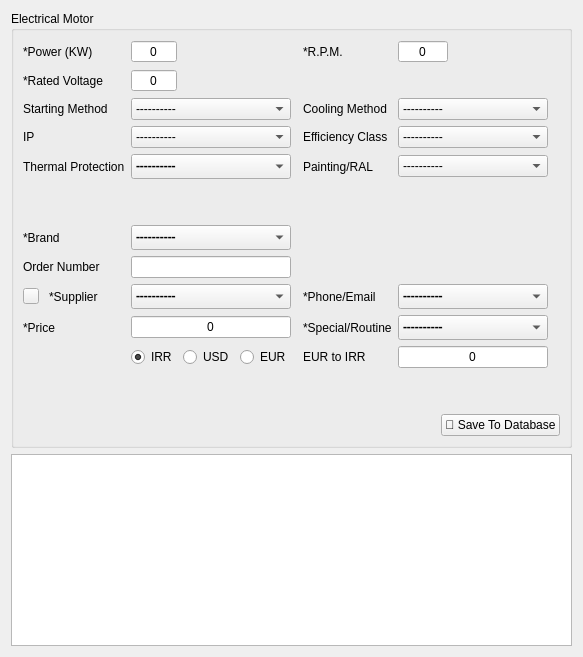
      <widget class="QWidget" name="electrica_motor">
       <layout class="QGridLayout" name="gridLayout">
        <item row="1" column="0">
         <widget class="QListWidget" name="motor_list"/>
        </item>
        <item row="0" column="0">
         <widget class="QGroupBox" name="motor_gp_box">
          <property name="maximumSize">
           <size>
            <width>16777215</width>
            <height>16777215</height>
           </size>
          </property>
          <property name="title">
           <string>Electrical Motor</string>
          </property>
          <layout class="QGridLayout" name="gridLayout_5">
           <item row="20" column="6">
            <widget class="QLabel" name="label_65">
             <property name="text">
              <string>*Special/Routine</string>
             </property>
            </widget>
           </item>
           <item row="17" column="7">
            <widget class="QComboBox" name="motor_phone_email">
             <property name="minimumSize">
              <size>
               <width>150</width>
               <height>0</height>
              </size>
             </property>
             <property name="maximumSize">
              <size>
               <width>150</width>
               <height>16777215</height>
              </size>
             </property>
             <property name="font">
              <font>
               <family>Calibri</family>
               <pointsize>10</pointsize>
               <weight>75</weight>
               <bold>true</bold>
              </font>
             </property>
             <item>
              <property name="text">
               <string>----------</string>
              </property>
             </item>
             <item>
              <property name="text">
               <string>By Phone</string>
              </property>
             </item>
             <item>
              <property name="text">
               <string>By Email</string>
              </property>
             </item>
            </widget>
           </item>
           <item row="4" column="0" colspan="2">
            <widget class="QLabel" name="label_13">
             <property name="text">
              <string>Starting Method</string>
             </property>
            </widget>
           </item>
           <item row="17" column="0">
            <widget class="QPushButton" name="motor_add_vendor_btn">
             <property name="maximumSize">
              <size>
               <width>16</width>
               <height>16</height>
              </size>
             </property>
             <property name="text">
              <string/>
             </property>
             <property name="icon">
              <iconset>
               <normaloff>../assets/plus.png</normaloff>../assets/plus.png</iconset>
             </property>
            </widget>
           </item>
           <item row="6" column="6">
            <widget class="QLabel" name="label_22">
             <property name="text">
              <string>Efficiency Class</string>
             </property>
            </widget>
           </item>
           <item row="1" column="2">
            <widget class="QSpinBox" name="motor_power">
             <property name="maximumSize">
              <size>
               <width>50</width>
               <height>16777215</height>
              </size>
             </property>
             <property name="alignment">
              <set>Qt::AlignCenter</set>
             </property>
             <property name="buttonSymbols">
              <enum>QAbstractSpinBox::NoButtons</enum>
             </property>
             <property name="maximum">
              <number>999</number>
             </property>
            </widget>
           </item>
           <item row="17" column="6">
            <widget class="QLabel" name="label_64">
             <property name="text">
              <string>*Phone/Email</string>
             </property>
            </widget>
           </item>
           <item row="6" column="0" colspan="2">
            <widget class="QLabel" name="label_21">
             <property name="text">
              <string>IP</string>
             </property>
            </widget>
           </item>
           <item row="4" column="6">
            <widget class="QLabel" name="label_20">
             <property name="text">
              <string>Cooling Method</string>
             </property>
            </widget>
           </item>
           <item row="20" column="0" colspan="2">
            <widget class="QLabel" name="label_6">
             <property name="text">
              <string>*Price</string>
             </property>
            </widget>
           </item>
           <item row="24" column="0">
            <spacer name="verticalSpacer_4">
             <property name="orientation">
              <enum>Qt::Vertical</enum>
             </property>
             <property name="sizeHint" stdset="0">
              <size>
               <width>20</width>
               <height>40</height>
              </size>
             </property>
            </spacer>
           </item>
           <item row="8" column="7">
            <widget class="QComboBox" name="motor_paiting_ral">
             <property name="minimumSize">
              <size>
               <width>150</width>
               <height>0</height>
              </size>
             </property>
             <property name="maximumSize">
              <size>
               <width>150</width>
               <height>16777215</height>
              </size>
             </property>
             <item>
              <property name="text">
               <string>----------</string>
              </property>
             </item>
             <item>
              <property name="text">
               <string>7032</string>
              </property>
             </item>
             <item>
              <property name="text">
               <string>7030</string>
              </property>
             </item>
            </widget>
           </item>
           <item row="4" column="7">
            <widget class="QComboBox" name="motor_cooling_method">
             <property name="minimumSize">
              <size>
               <width>150</width>
               <height>0</height>
              </size>
             </property>
             <property name="maximumSize">
              <size>
               <width>150</width>
               <height>16777215</height>
              </size>
             </property>
             <item>
              <property name="text">
               <string>----------</string>
              </property>
             </item>
             <item>
              <property name="text">
               <string>Acc To IEC</string>
              </property>
             </item>
             <item>
              <property name="text">
               <string>IC411</string>
              </property>
             </item>
             <item>
              <property name="text">
               <string>IC616</string>
              </property>
             </item>
            </widget>
           </item>
           <item row="17" column="1">
            <widget class="QLabel" name="label_10">
             <property name="text">
              <string>*Supplier</string>
             </property>
            </widget>
           </item>
           <item row="3" column="0" colspan="2">
            <widget class="QLabel" name="label_23">
             <property name="text">
              <string>*Rated Voltage</string>
             </property>
            </widget>
           </item>
           <item row="8" column="6">
            <widget class="QLabel" name="label_24">
             <property name="text">
              <string>Painting/RAL</string>
             </property>
            </widget>
           </item>
           <item row="1" column="6">
            <widget class="QLabel" name="label_12">
             <property name="text">
              <string>*R.P.M.</string>
             </property>
            </widget>
           </item>
           <item row="1" column="7">
            <widget class="QSpinBox" name="motor_rpm">
             <property name="maximumSize">
              <size>
               <width>50</width>
               <height>16777215</height>
              </size>
             </property>
             <property name="alignment">
              <set>Qt::AlignCenter</set>
             </property>
             <property name="buttonSymbols">
              <enum>QAbstractSpinBox::NoButtons</enum>
             </property>
             <property name="maximum">
              <number>9999</number>
             </property>
            </widget>
           </item>
           <item row="14" column="0" colspan="2">
            <widget class="QLabel" name="label_11">
             <property name="text">
              <string>*Brand</string>
             </property>
            </widget>
           </item>
           <item row="1" column="0" colspan="2">
            <widget class="QLabel" name="label_5">
             <property name="text">
              <string>*Power (KW)</string>
             </property>
            </widget>
           </item>
           <item row="25" column="0" colspan="10" alignment="Qt::AlignRight">
            <widget class="QPushButton" name="motor_save_btn">
             <property name="maximumSize">
              <size>
               <width>150</width>
               <height>16777215</height>
              </size>
             </property>
             <property name="text">
              <string>💾 Save To Database</string>
             </property>
            </widget>
           </item>
           <item row="6" column="7">
            <widget class="QComboBox" name="motor_efficiency_class">
             <property name="minimumSize">
              <size>
               <width>150</width>
               <height>0</height>
              </size>
             </property>
             <property name="maximumSize">
              <size>
               <width>150</width>
               <height>16777215</height>
              </size>
             </property>
             <item>
              <property name="text">
               <string>----------</string>
              </property>
             </item>
             <item>
              <property name="text">
               <string>IE1</string>
              </property>
             </item>
             <item>
              <property name="text">
               <string>IE2</string>
              </property>
             </item>
             <item>
              <property name="text">
               <string>IE3</string>
              </property>
             </item>
             <item>
              <property name="text">
               <string>IE4</string>
              </property>
             </item>
            </widget>
           </item>
           <item row="8" column="0" colspan="2">
            <widget class="QLabel" name="label_25">
             <property name="text">
              <string>Thermal Protection</string>
             </property>
            </widget>
           </item>
           <item row="20" column="7">
            <widget class="QComboBox" name="motor_special_routine">
             <property name="minimumSize">
              <size>
               <width>150</width>
               <height>0</height>
              </size>
             </property>
             <property name="maximumSize">
              <size>
               <width>150</width>
               <height>16777215</height>
              </size>
             </property>
             <property name="font">
              <font>
               <family>Calibri</family>
               <pointsize>10</pointsize>
               <weight>75</weight>
               <bold>true</bold>
              </font>
             </property>
             <item>
              <property name="text">
               <string>----------</string>
              </property>
             </item>
             <item>
              <property name="text">
               <string>Special</string>
              </property>
             </item>
             <item>
              <property name="text">
               <string>Routine</string>
              </property>
             </item>
            </widget>
           </item>
           <item row="21" column="2">
            <widget class="QRadioButton" name="motor_irr">
             <property name="text">
              <string>IRR</string>
             </property>
             <property name="checked">
              <bool>true</bool>
             </property>
             <attribute name="buttonGroup">
              <string notr="true">motor_currency</string>
             </attribute>
            </widget>
           </item>
           <item row="21" column="3">
            <widget class="QRadioButton" name="motor_usd">
             <property name="text">
              <string>USD</string>
             </property>
             <attribute name="buttonGroup">
              <string notr="true">motor_currency</string>
             </attribute>
            </widget>
           </item>
           <item row="13" column="2">
            <spacer name="verticalSpacer_11">
             <property name="orientation">
              <enum>Qt::Vertical</enum>
             </property>
             <property name="sizeType">
              <enum>QSizePolicy::Minimum</enum>
             </property>
             <property name="sizeHint" stdset="0">
              <size>
               <width>20</width>
               <height>40</height>
              </size>
             </property>
            </spacer>
           </item>
           <item row="15" column="0" colspan="2">
            <widget class="QLabel" name="label_4">
             <property name="text">
              <string>Order Number</string>
             </property>
            </widget>
           </item>
           <item row="21" column="4">
            <widget class="QRadioButton" name="motor_eur">
             <property name="text">
              <string>EUR</string>
             </property>
             <attribute name="buttonGroup">
              <string notr="true">motor_currency</string>
             </attribute>
            </widget>
           </item>
           <item row="3" column="2">
            <widget class="QSpinBox" name="motor_voltage">
             <property name="maximumSize">
              <size>
               <width>50</width>
               <height>16777215</height>
              </size>
             </property>
             <property name="alignment">
              <set>Qt::AlignCenter</set>
             </property>
             <property name="buttonSymbols">
              <enum>QAbstractSpinBox::NoButtons</enum>
             </property>
             <property name="maximum">
              <number>9999</number>
             </property>
            </widget>
           </item>
           <item row="17" column="2" colspan="3">
            <widget class="QComboBox" name="motor_supplier">
             <property name="minimumSize">
              <size>
               <width>0</width>
               <height>0</height>
              </size>
             </property>
             <property name="maximumSize">
              <size>
               <width>16777215</width>
               <height>16777215</height>
              </size>
             </property>
             <property name="font">
              <font>
               <family>Calibri</family>
               <pointsize>10</pointsize>
               <weight>75</weight>
               <bold>true</bold>
              </font>
             </property>
             <item>
              <property name="text">
               <string>----------</string>
              </property>
             </item>
             <item>
              <property name="text">
               <string>Jemco</string>
              </property>
             </item>
             <item>
              <property name="text">
               <string>Roshd Sanaat</string>
              </property>
             </item>
             <item>
              <property name="text">
               <string>Motogen</string>
              </property>
             </item>
             <item>
              <property name="text">
               <string>Electrogen</string>
              </property>
             </item>
             <item>
              <property name="text">
               <string>Siemens</string>
              </property>
             </item>
             <item>
              <property name="text">
               <string>ABB</string>
              </property>
             </item>
             <item>
              <property name="text">
               <string>VEM</string>
              </property>
             </item>
             <item>
              <property name="text">
               <string>Helmeck</string>
              </property>
             </item>
            </widget>
           </item>
           <item row="15" column="2" colspan="3">
            <widget class="QLineEdit" name="motor_order_number">
             <property name="minimumSize">
              <size>
               <width>0</width>
               <height>0</height>
              </size>
             </property>
             <property name="maximumSize">
              <size>
               <width>16777215</width>
               <height>16777215</height>
              </size>
             </property>
             <property name="alignment">
              <set>Qt::AlignCenter</set>
             </property>
            </widget>
           </item>
           <item row="14" column="2" colspan="3">
            <widget class="QComboBox" name="motor_brand">
             <property name="minimumSize">
              <size>
               <width>0</width>
               <height>0</height>
              </size>
             </property>
             <property name="maximumSize">
              <size>
               <width>16777215</width>
               <height>16777215</height>
              </size>
             </property>
             <property name="font">
              <font>
               <family>Calibri</family>
               <pointsize>10</pointsize>
               <weight>75</weight>
               <bold>true</bold>
              </font>
             </property>
             <item>
              <property name="text">
               <string>----------</string>
              </property>
             </item>
             <item>
              <property name="text">
               <string>Jemco</string>
              </property>
             </item>
             <item>
              <property name="text">
               <string>Roshd Sanaat</string>
              </property>
             </item>
             <item>
              <property name="text">
               <string>Motogen</string>
              </property>
             </item>
             <item>
              <property name="text">
               <string>Electrogen</string>
              </property>
             </item>
             <item>
              <property name="text">
               <string>Siemens</string>
              </property>
             </item>
             <item>
              <property name="text">
               <string>ABB</string>
              </property>
             </item>
             <item>
              <property name="text">
               <string>VEM</string>
              </property>
             </item>
             <item>
              <property name="text">
               <string>Helmeck</string>
              </property>
             </item>
            </widget>
           </item>
           <item row="8" column="2" colspan="3">
            <widget class="QComboBox" name="motor_thermal_protection">
             <property name="minimumSize">
              <size>
               <width>0</width>
               <height>0</height>
              </size>
             </property>
             <property name="maximumSize">
              <size>
               <width>16777215</width>
               <height>16777215</height>
              </size>
             </property>
             <property name="font">
              <font>
               <family>Calibri</family>
               <pointsize>10</pointsize>
               <weight>75</weight>
               <bold>true</bold>
              </font>
             </property>
             <item>
              <property name="text">
               <string>----------</string>
              </property>
             </item>
             <item>
              <property name="text">
               <string>Not Included</string>
              </property>
             </item>
             <item>
              <property name="text">
               <string>3xPTC</string>
              </property>
             </item>
             <item>
              <property name="text">
               <string>6xPTC</string>
              </property>
             </item>
            </widget>
           </item>
           <item row="6" column="2" colspan="3">
            <widget class="QComboBox" name="motor_ip">
             <property name="minimumSize">
              <size>
               <width>0</width>
               <height>0</height>
              </size>
             </property>
             <property name="maximumSize">
              <size>
               <width>16777215</width>
               <height>16777215</height>
              </size>
             </property>
             <item>
              <property name="text">
               <string>----------</string>
              </property>
             </item>
             <item>
              <property name="text">
               <string>55</string>
              </property>
             </item>
             <item>
              <property name="text">
               <string>54</string>
              </property>
             </item>
            </widget>
           </item>
           <item row="4" column="2" colspan="3">
            <widget class="QComboBox" name="motor_starting_method">
             <property name="minimumSize">
              <size>
               <width>0</width>
               <height>0</height>
              </size>
             </property>
             <property name="maximumSize">
              <size>
               <width>16777215</width>
               <height>16777215</height>
              </size>
             </property>
             <item>
              <property name="text">
               <string>----------</string>
              </property>
             </item>
             <item>
              <property name="text">
               <string>Delta/Star</string>
              </property>
             </item>
             <item>
              <property name="text">
               <string>VFD</string>
              </property>
             </item>
             <item>
              <property name="text">
               <string>Direct</string>
              </property>
             </item>
            </widget>
           </item>
           <item row="20" column="2" colspan="3">
            <widget class="QLineEdit" name="motor_price">
             <property name="minimumSize">
              <size>
               <width>0</width>
               <height>0</height>
              </size>
             </property>
             <property name="maximumSize">
              <size>
               <width>16777215</width>
               <height>16777215</height>
              </size>
             </property>
             <property name="text">
              <string>0</string>
             </property>
             <property name="alignment">
              <set>Qt::AlignCenter</set>
             </property>
            </widget>
           </item>
           <item row="21" column="7">
            <widget class="QLineEdit" name="motor_convert_currency_entry">
             <property name="minimumSize">
              <size>
               <width>150</width>
               <height>0</height>
              </size>
             </property>
             <property name="maximumSize">
              <size>
               <width>150</width>
               <height>16777215</height>
              </size>
             </property>
             <property name="text">
              <string>0</string>
             </property>
             <property name="alignment">
              <set>Qt::AlignCenter</set>
             </property>
            </widget>
           </item>
           <item row="21" column="6">
            <widget class="QLabel" name="motor_convert_currency_field">
             <property name="text">
              <string>EUR to IRR</string>
             </property>
            </widget>
           </item>
          </layout>
         </widget>
        </item>
       </layout>
      </widget>
